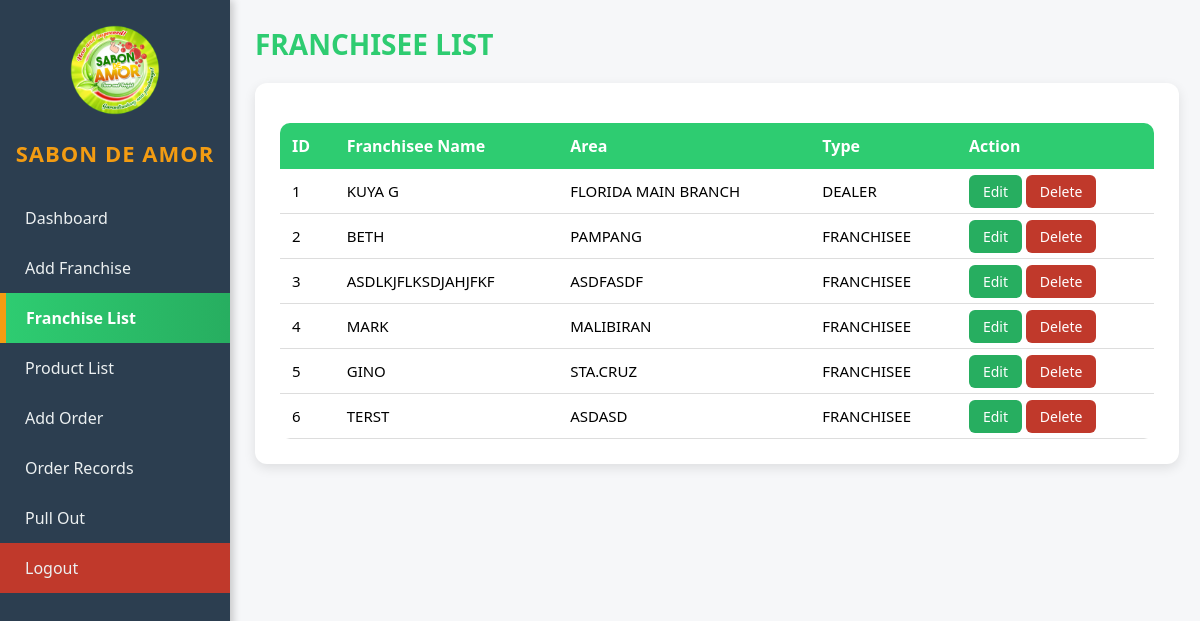
/franchise_list.php (signed in), run on the app's committed database.
### tables this page shows
CREATE TABLE `franchisees` (
  `id` int(11) NOT NULL,
  `franchisee_name` varchar(200) DEFAULT NULL,
  `area` varchar(200) DEFAULT NULL,
  `type` varchar(50) DEFAULT NULL,
  `created_at` timestamp NOT NULL DEFAULT current_timestamp()
);

### franchise_list.php (the view, shortened to what this page needs)
<?php
require 'db.php';
$franchisees = $mysqli->query("SELECT * FROM franchisees ORDER BY id DESC");
$current_page = basename($_SERVER['PHP_SELF']);
?>
<!DOCTYPE html>
<html>
<head>
</head>
<body>
<div class="sidebar">
    <div style="text-align:center; margin-bottom: 10px;">
        <img src="logo.png"
             style="width: 90px; height: auto; border-radius: 10px;">
    </div>
    <h2>SABON DE AMOR</h2>
    <a href="dashboard.php" class="<?= $current_page=='dashboard.php'?'active':'' ?>">Dashboard</a>
    <a href="franchise.php" class="<?= $current_page=='franchise.php'?'active':'' ?>">Add Franchise</a>
    <a href="franchise_list.php" class="<?= $current_page=='franchise_list.php'?'active':'' ?>">Franchise List</a>
    <a href="product_list.php" class="<?= $current_page=='product_list.php'?'active':'' ?>">Product List</a>
    <a href="order.php" class="<?= $current_page=='order.php'?'active':'' ?>">Add Order</a>
    <a href="order_list.php" class="<?= $current_page=='order_list.php'?'active':'' ?>">Order Records</a>
<a href="pullout.php" class="<?= $current_page == 'pullout.php' ? 'active' : '' ?>">Pull Out</a>
    <a href="logout.php" style="background:#c0392b;">Logout</a>
</div>
<div class="content">
    <div class="page-title">Franchisee List</div>
    <div class="card">
        <table class="table-custom">
            <tr>
                <th>ID</th>
                <th>Franchisee Name</th>
                <th>Area</th>
                <th>Type</th>
                <th>Action</th>
            </tr>
           <?php
            $counter = 1;
            while ($row = $franchisees->fetch_assoc()):
            ?>
            <tr>
                <td><?= $counter++ ?></td>
                <td><?= strtoupper($row['franchisee_name']) ?></td>
                <td><?= strtoupper($row['area']) ?></td>
                <td><?= strtoupper($row['type']) ?></td>
                <td>
                    <a class="btn edit-btn" href="edit_franchise.php?id=<?= $row['id'] ?>">Edit</a>
                    <a class="btn delete-btn" href="delete_franchise.php?id=<?= $row['id'] ?>"
                        onclick="return confirm('Are you sure you want to delete this franchisee?');">
                        Delete
                    </a>
                </td>
            </tr>
            <?php endwhile; ?>
        </table>
    </div>
</div>
</body>
</html>

### franchise_list.php (style rules this page uses)
body { margin: 0; font-family: Arial, sans-serif; background: #eef2f3; }
.content { margin-left: 230px; padding: 30px; }
.page-title { font-size: 28px; font-weight: bold; color: #2ecc71; margin-bottom: 20px; text-transform: uppercase; }
.card { background: white; padding: 25px; border-radius: 12px; box-shadow: 0 4px 12px rgba(0,0,0,0.1); width: 95%; margin: auto; }
.table-custom { width: 100%; border-collapse: collapse; margin-top: 15px; border-radius: 10px; overflow: hidden; }
.table-custom th { background: #2ecc71; color: white; padding: 12px; font-size: 16px; text-align: left; }
.table-custom td { padding: 12px; background: white; border-bottom: 1px solid #ddd; font-size: 15px; }
.btn { padding: 7px 14px; color: white; text-decoration: none; border-radius: 6px; font-size: 14px; }
.edit-btn { background: #27ae60; }
.delete-btn { background: #c0392b; }
.sidebar a.active { background: linear-gradient(90deg, #2ecc71, #27ae60); color: white; font-weight: bold; border-left: 6px solid #f39c12; }
body { margin: 0; font-family: "Segoe UI", Arial; background: #f6f7f9; }
.sidebar { width: 230px; height: 100vh; background: #2c3e50; position: fixed; top: 0; left: 0; padding-top: 25px; box-shadow: 3px 0 8px rgba(0,0,0,0.2); }
.sidebar h2 { color: #f39c12; text-align: center; margin-bottom: 25px; font-size: 22px; letter-spacing: 1px; }
.sidebar a { display: block; padding: 14px 20px; color: #ecf0f1; text-decoration: none; font-size: 16px; border-left: 5px solid transparent; transition: 0.3s; }
.content { margin-left: 230px; padding: 25px; }
.card { background: white; padding: 25px; border-radius: 12px; box-shadow: 0 4px 12px rgba(0,0,0,0.1); margin-bottom: 30px; }

### data on the page
franchisees: franchisee_name "KUYA G", area "FLORIDA MAIN BRANCH", type "DEALER"
franchisees: franchisee_name "BETH", area "PAMPANG", type "FRANCHISEE"
franchisees: franchisee_name "ASDLKJFLKSDJAHJFKF", area "ASDFASDF", type "FRANCHISEE"
franchisees: franchisee_name "MARK", area "MALIBIRAN", type "FRANCHISEE"
franchisees: franchisee_name "GINO", area "STA.CRUZ", type "FRANCHISEE"
franchisees: franchisee_name "TERST", area "ASDASD", type "FRANCHISEE"
